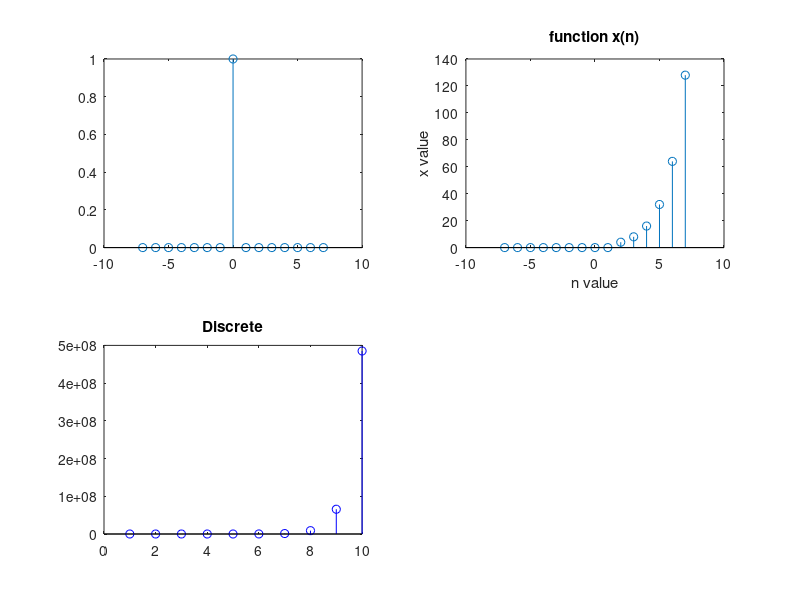

Here is the MATLAB script that generated this plot:
%-MD MAHADI HASAN NAHID
%-Lecturer, CSE, SUST
%-CSE 426 - Digitall Signal Processing 

clear all;
clc;

%%unit impluse

a = 2;
n = [-7:1:7];

y=[0 0 0 0 0 0 0 0 0 0 0 0 0 0 0 ];
y(8)=1;

n
y
figure 
subplot(221);
stem(n,y)


%%unit step

a = 2;
n = [-7:1:7];

for i=1:size(n,2)
    if(n(i) > 1) 
        x(i)=a.^n(i);
    else
        x(i)=0;
    end
end


subplot(222);
stem(n,x);
title('function x(n)');
xlabel('n value');
ylabel('x value'); 


%%exponential

n1 = 1;
n2 = 10;

t = n1 : n2;
a = 2
y = exp(a*t);

subplot(223);
plot(t,y,'r');
title('Continuous');
stem(t,y,'b');
title('Discrete');

